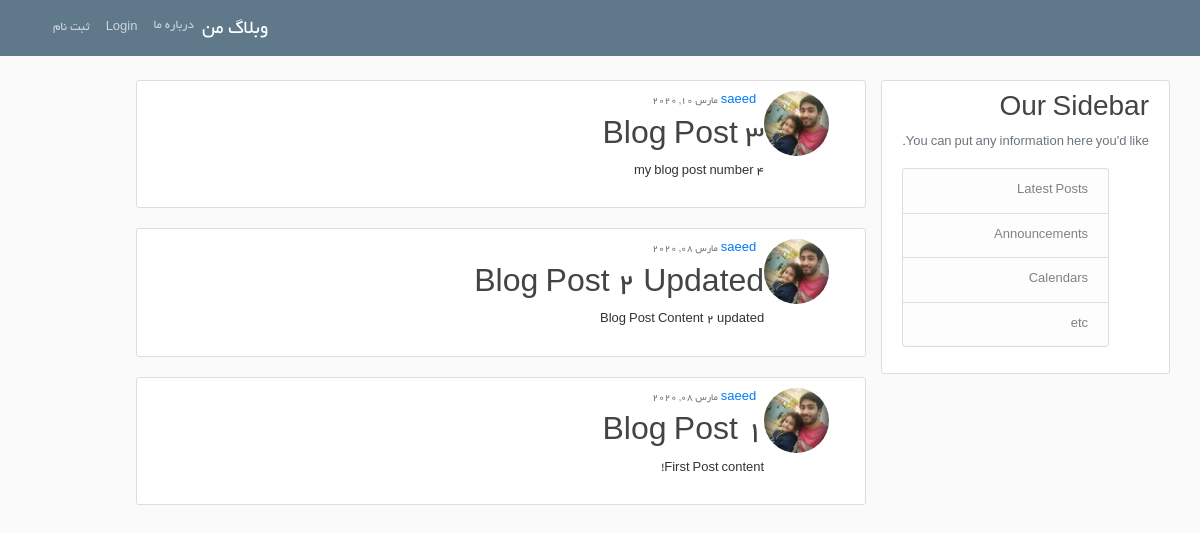
The app's page /, older data.
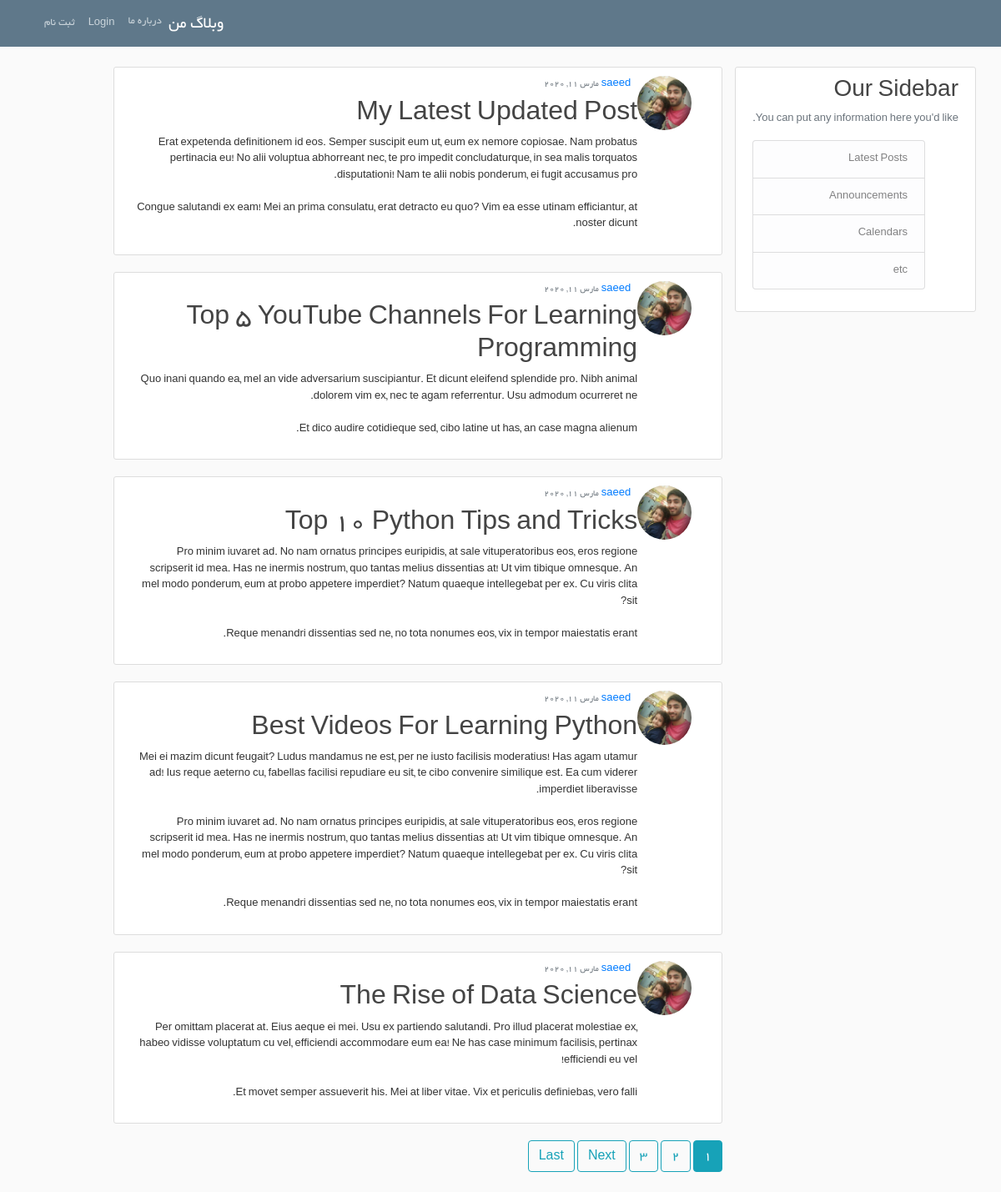
The same page, newer data.
### blog/models.py (models this page shows, shortened)
class Post(models.Model):
    title = models.CharField(max_length=100)
    content = models.TextField()
    date_posted = models.DateTimeField(default=timezone.now)
    author = models.ForeignKey(User, on_delete=models.CASCADE)

### users/models.py (models this page shows, shortened)
class Profile(models.Model):
    user = models.OneToOneField(User, on_delete=models.CASCADE)
    image = models.ImageField(default='default.jpg', upload_to='profile_pics')

### blog/views.py (the view)
# urls.py: path('', PostListView.as_view(), name='blog-home'),
class PostListView(ListView):
    model = Post
    template_name = 'blog/home.html'  # <app>/<model>_<viewtype>.html
    context_object_name = 'posts'
    ordering = ['-date_posted']
    paginate_by = 5

### blog/templates/blog/home.html (shortened to what this page needs)
{% extends "blog/base.html" %}
{% load i18n %}
{% block content %}
    {% for post in posts %}
        <article class="media content-section ">
          <img class="rounded-circle article-img " src="{{ post.author.profile.image.url }}">
          <div class="media-body">
            <div class="article-metadata">
              <a class="mr-2" href="{% url 'user-posts' post.author.username %}">{{ post.author }}</a>
              <small class="text-muted">{{ post.date_posted|date:"F d, Y" }}</small>
            </div>
            <h2><a class="article-title" href="{% url 'post-detail' post.id %}">{{ post.title }}</a></h2>
            <p class="article-content">{{ post.content }}</p>
          </div>
        </article>
    {% endfor %}
    {% if is_paginated %}
      {% for num in page_obj.paginator.page_range %}
        {% if page_obj.number == num %}
          <a class="btn btn-info mb-4" href="?page={{ num }}">{{ num }}</a>
        {% elif num > page_obj.number|add:'-3' and num < page_obj.number|add:'3' %}
          <a class="btn btn-outline-info mb-4" href="?page={{ num }}">{{ num }}</a>
        {% endif %}
      {% endfor %}
      {% if page_obj.has_next %}
        <a class="btn btn-outline-info mb-4" href="?page={{ page_obj.next_page_number }}">Next</a>
        <a class="btn btn-outline-info mb-4" href="?page={{ page_obj.paginator.num_pages }}">Last</a>
      {% endif %}
    {% endif %}
{% endblock content %}

### blog/templates/blog/base.html (shortened to what this page needs)
{% load static %}
{% load i18n%}
<!DOCTYPE html>
<html>
<head>
    <link rel="stylesheet" href="https://maxcdn.bootstrapcdn.com/bootstrap/4.0.0/css/bootstrap.min.css">
    <link rel="stylesheet" type="text/css" href="{% static 'blog/main.css' %}">
</head>
<body>
    <header class="site-header">
      <nav class="navbar navbar-expand-md navbar-dark bg-steel fixed-top ">
        <div class="container">
          <div class="collapse navbar-collapse" id="navbarToggle">
            <div class="navbar-nav mr-auto">
             <a class="navbar-brand mr-5 " href="{% url 'blog-home' %}">{% trans "Django Blog" %}</a>
             <a class="nav-item nav-link" href="{% url 'blog-about' %}">{% trans "About" %}</a>
            </div>
            <div class="navbar-nav">
              {% if user.is_authenticated %}
                <a class="nav-item nav-link" href="{% url 'logout' %}">{% trans "Logout" %}</a>
                <a class="nav-item nav-link" href="{% url 'profile' %}">{% trans "Profile" %}</a>
                <a class="nav-item nav-link" href="{% url 'post-create' %}">{% trans "New Post" %}</a>
              {% else %}
                <a class="nav-item nav-link" href="{% url 'login' %}">{% trans "Login" %}</a>
                <a class="nav-item nav-link" href="{% url 'register' %}">{% trans "Register" %}</a>
              {% endif %}
            </div>
          </div>
        </div>
      </nav>
    </header>
    <main role="main" class="container">
      <div class="row ">
       <div class="col-ml-4">
       <div class="content-section" >
            <h3>{% trans "Our Sidebar" %} </h3>
            <p class='text-muted'>You can put any information here you'd like.
              <ul class="list-group">
                <li class="list-group-item list-group-item-light">Latest Posts</li>
                <li class="list-group-item list-group-item-light">Announcements</li>
                <li class="list-group-item list-group-item-light">Calendars</li>
                <li class="list-group-item list-group-item-light">etc</li>
              </ul>
            </p>
          </div>
          </div>
        <div class="col-md-8 ">
          {% block content %}{% endblock %}
        </div>
        </div>
    </main>
</body>
</html>

### blog/static/blog/main.css (style rules this page uses)
html { direction:rtl }
body { background: #fafafa; color: #333333; margin-top: 5rem; text-align: right; font-family: 'Yekan', 'b Yekan', Tahoma, sans-serif; font-size: small; direction:rtl }
h1, h2, h3, h4, h5, h6 { color: #444444; text-align: right; }
ul { margin: 0; text-align: right; }
.bg-steel { background-color: #5f788a; text-align: right; }
.site-header .navbar-nav .nav-link { color: #cbd5db; text-align: right; }
.content-section { background: #ffffff; padding: 10px 20px; border: 1px solid #dddddd; border-radius: 3px; margin-bottom: 20px; text-align: right; }
.article-title { color: #444444; text-align: right; }
.article-content { white-space: pre-line; text-align: right; }
.article-img { height: 65px; width: 65px; margin-right: 16px; text-align: right; }
.article-metadata { padding-bottom: 1px; margin-bottom: 4px; border-bottom: 1px solid #e3e3e3 text-align: right; }

Row changes from the older to the newer data that the page shows:
removed Post: author.profile.image (picture), author "saeed", date_posted "مارس 10, 2020", title "Blog Post 3", content "my blog post number 4"
removed Post: author.profile.image (picture), author "saeed", date_posted "مارس 08, 2020", title "Blog Post 2 Updated", content "Blog Post Content 2 updated"
removed Post: author.profile.image (picture), author "saeed", date_posted "مارس 08, 2020", title "Blog Post 1", content "First Post content!"
added Post: author.profile.image (picture), author "saeed", date_posted "مارس 11, 2020", title "My Latest Updated Post", content "Erat expetenda definitionem id eos. Semper suscipit eum ut, eum ex nemore copiosae. Nam probatus pertinacia eu! No alii voluptua abhorreant nec, te pro impedit concludaturque, in sea malis torquatos disputationi! Nam te alii nobis ponderum, ei fugit accusamus pro. Congue salutandi ex eam! Mei an prima consulatu, erat detracto eu quo? Vim ea esse utinam efficiantur, at noster dicunt."
added Post: author.profile.image (picture), author "saeed", date_posted "مارس 11, 2020", title "Top 5 YouTube Channels For Learning Programming", content "Quo inani quando ea, mel an vide adversarium suscipiantur. Et dicunt eleifend splendide pro. Nibh animal dolorem vim ex, nec te agam referrentur. Usu admodum ocurreret ne. Et dico audire cotidieque sed, cibo latine ut has, an case magna alienum."
added Post: author.profile.image (picture), author "saeed", date_posted "مارس 11, 2020", title "Top 10 Python Tips and Tricks", content "Pro minim iuvaret ad. No nam ornatus principes euripidis, at sale vituperatoribus eos, eros regione scripserit id mea. Has ne inermis nostrum, quo tantas melius dissentias at! Ut vim tibique omnesque. An mel modo ponderum, eum at probo appetere imperdiet? Natum quaeque intellegebat per ex. Cu viris clita sit? Reque menandri dissentias sed ne, no tota nonumes eos, vix in tempor maiestatis erant."
added Post: author.profile.image (picture), author "saeed", date_posted "مارس 11, 2020", title "Best Videos For Learning Python", content "Mei ei mazim dicunt feugait? Ludus mandamus ne est, per ne iusto facilisis moderatius! Has agam utamur ad! Ius reque aeterno cu, fabellas facilisi repudiare eu sit, te cibo convenire similique est. Ea cum viderer imperdiet liberavisse. Pro minim iuvaret ad. No nam ornatus principes euripidis, at sale vituperatoribus eos, eros regione scripserit id mea. Has ne inermis nostrum, quo tantas melius dissentias at! Ut vim tibique omnesque. An mel modo ponderum, eum at probo appetere imperdiet? Natum quaeque intellegebat per ex. Cu viris clita sit? Reque menandri dissentias sed ne, no tota nonumes eos, vix in tempor maiestatis erant."
added Post: author.profile.image (picture), author "saeed", date_posted "مارس 11, 2020", title "The Rise of Data Science", content "Per omittam placerat at. Eius aeque ei mei. Usu ex partiendo salutandi. Pro illud placerat molestiae ex, habeo vidisse voluptatum cu vel, efficiendi accommodare eum ea! Ne has case minimum facilisis, pertinax efficiendi eu vel! Et movet semper assueverit his. Mei at liber vitae. Vix et periculis definiebas, vero falli."
Text that changed along with them:
new list line: "1"
new list line: "2"
new list line: "3"
text now shown: "Next Last"
